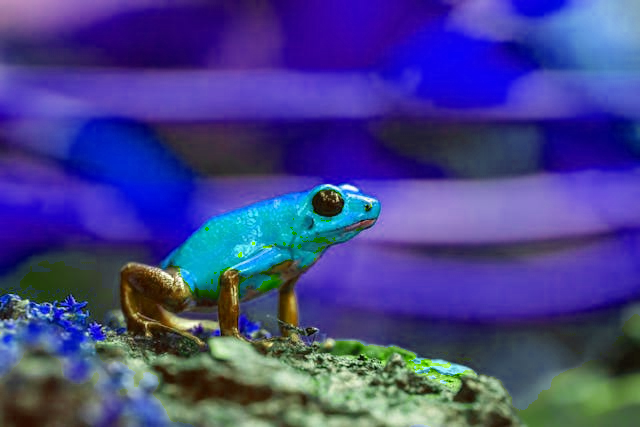

Generate this figure with Python:
from PIL import Image

image = Image.open("./wave.jpg")
raster = image.load()

def rgb_to_hsv(r, g, b):
    _max = max(r, g, b)
    _min = min(r, g, b)
    _diff = _max-_min

    v = _max
    if v == 0:
        return 0, 0, 0
    
    s = (_max-_min)/_max
    if s == 0:
        return 0, s, v
    
    if r == _max:
        h = (360 + ((g-b)*60/_diff))%360
    elif g == _max:
        h = 120 + ((b-r)*60/_diff)
    elif b == _max:
        h = 240 + ((r-g)*60/_diff)
    
    return h, s, v

def hsv_to_rgb(h, s, v):
    _max = v
    _min = _max - s*_max

    f = (_max-_min)/60


    if h < 60: return (_max, ((h-0)*f+_min), _min)
    if h < 120: return ((_min-(h-120)*f), _max, _min)
    if h < 180: return (_min, _max, (_min-(h-120)*f))
    if h < 240: return (_min, (_min-(h-240)*f), _max)
    if h < 300: return (((h-240)*f+_min), _min, _max)
    if h < 360: return (_max, _min, (_min-(h-360)*f))
    
for x in range(image.width):
    for y in range(image.height):
        r, g, b, *_ = raster[x,y]

        h, s, v = rgb_to_hsv(r, g, b)

        r, g, b = hsv_to_rgb(h, s, v)


        raster[x,y] = (int(r), int(g), int(b))

image.save("./hsvConversion.png")